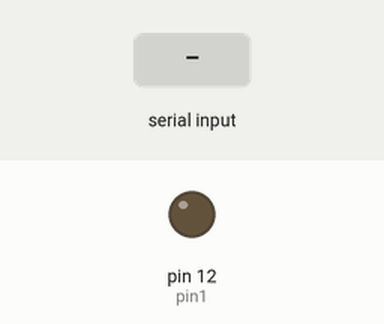
Recording of a sketch running on a simulated Arduino Uno, built with avr-gcc and run on an emulated ATmega328P. Parts: output pins drawn as LEDs (lit = HIGH). Dashed ring = blinking. Inputs (shaded band) come from the test bench. What the sketch prints to the serial monitor is not drawn.

Above: at 1.2 s.
1.3 s: "90,45\n" received over Serial
At 1.7 s:
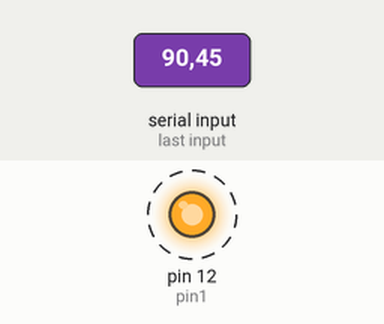
Timing chart, 0 to 10.3 s (numbered marks = the images above; inputs shaded):
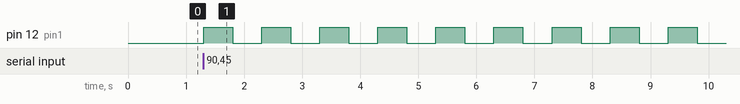

The sketch:

AskBlinkTime.ino
```cpp
int numBlinks;
int j;
int bt = 500;
int pin1 = 12;
String msg = "Enter the Blink Time:";

void setup() {
  // put your setup code here, to run once:
Serial.begin(9600);
pinMode(pin1, OUTPUT);
}

void loop() {
  // put your main code here, to run repeatedly:
Serial.println(msg);

while(Serial.available()==0)
{

}
numBlinks = Serial.parseInt();
for(j=1; j<=numBlinks;j++)
{
digitalWrite(pin1, HIGH);
delay(bt);
digitalWrite(pin1, LOW);
delay(bt);
}
}
```

Measured:
- after the input at 1.3 s, pin 12 (pin1): alternates HIGH for 0.50 s and LOW for 0.50 s, starting at once
